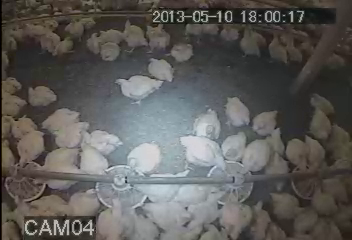
#> input picture galinha.png, 352 x 240 px; the run also reads 1 picture not shown here
$ python galinha.py
#> lines starting #> are read from the running program, lines starting #| are printed output that depends on the picture; after the words box and inside, x2 and y2 are one past the last pixel; in counts of white or black regions, pixels touching at a corner belong together
import cv2
import numpy as np


# Carrega as imagens
imagem_galinha = cv2.imread('galinha.png')
#> imagem_galinha is the input picture: shape (240, 352, 3); mean B, G, R 89.1, 91.7, 93.1
imagem_galinhafade = cv2.imread('galinhafade.png', -1)  # Carrega a imagem com o canal de transparência

# Redimensiona a imagem da máscara para o tamanho da imagem da galinha
imagem_galinhafade = cv2.resize(imagem_galinhafade, (imagem_galinha.shape[1], imagem_galinha.shape[0]))

# Separa o canal de opacidade da imagem da máscara
canal_alpha = imagem_galinhafade[:, :, 3]
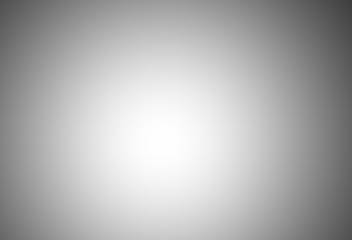
#> canal_alpha: shape (240, 352); min 62, max 255, mean 176.9

# Remove o canal de opacidade da imagem da máscara
imagem_galinhafade = imagem_galinhafade[:, :, 0:3]
#> imagem_galinhafade: shape (240, 352, 3); every value is 21

# Aplica a máscara com opacidade na imagem da galinha
imagem_resultante = cv2.addWeighted(imagem_galinha, 0.5, imagem_galinhafade, 2, 0)
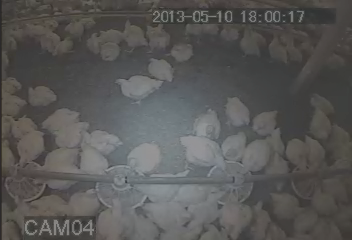
#> imagem_resultante: shape (240, 352, 3); mean B, G, R 86.5, 87.8, 88.6

# Converte a imagem resultante em escala de cinza
imagem_cinza = cv2.cvtColor(imagem_resultante, cv2.COLOR_BGR2GRAY)

# Cria uma máscara radial gaussiana invertida
altura, largura = imagem_cinza.shape
#> altura = 240; largura = 352
y, x = np.ogrid[-altura/2:altura/2, -largura/2:largura/2]
#> y = 240 values from -120 to 119
raio = np.sqrt(x**2 + y**2)
sigma = largura / 3.0  # Ajuste o valor de sigma conforme necessário para controlar o efeito
#> sigma = 117.3
mascara_radial_invertida = 1.33 - np.exp(-raio**2 / (2 * sigma**2))

# Ajusta o escurecimento tornando a máscara mais opaca
fator_escurecimento = 2.5  # Ajuste conforme necessário
mascara_ajustada = mascara_radial_invertida * fator_escurecimento

# Aplica a máscara radial ajustada à imagem em tons de cinza
imagem_ajustada = imagem_cinza * mascara_ajustada
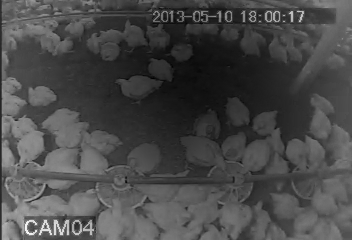
#> imagem_ajustada: shape (240, 352) float64; min 65.58, max 357.5, mean 150; drawn with min black and max white

# Converte a imagem ajustada para o tipo CV_8U
imagem_ajustada = cv2.convertScaleAbs(imagem_ajustada)
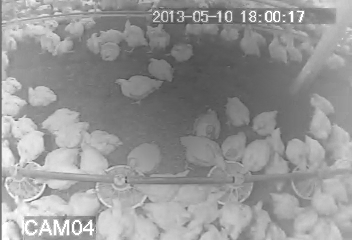
#> imagem_ajustada: shape (240, 352); min 66, max 255, mean 149.8

# Aplica o operador Top-Hat
kernel = np.ones((250, 250), np.uint8)
imagem_tophat = cv2.morphologyEx(imagem_ajustada, cv2.MORPH_TOPHAT, kernel)
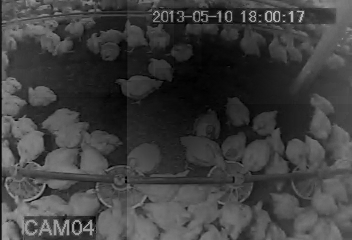
#> imagem_tophat: shape (240, 352); min 0, max 175, mean 63

# Normaliza a imagem para aumentar o contraste
imagem_tophat_normalizada = cv2.normalize(imagem_tophat, None, 0, 255, cv2.NORM_MINMAX)
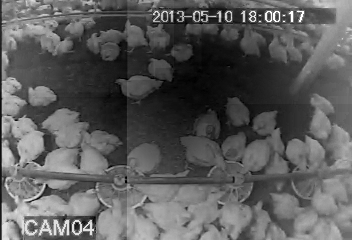
#> imagem_tophat_normalizada: shape (240, 352); min 0, max 255, mean 91.7

# Cria uma lista vazia para rastrear as posições das bolas brancas
posicoes_anteriores = []

# Cria bolas brancas nos locais apropriados
threshold = 200  # Valor de intensidade para considerar um pixel como claro
imagem_preta = np.zeros_like(imagem_tophat_normalizada)
# Função para criar uma bola branca no local de um pixel claro
def criar_bola_branca(imagem_tophat_normalizada, threshold, posicoes_anteriores):
#> called with threshold = 200
    altura, largura = imagem_tophat_normalizada.shape
#> altura = 240; largura = 352
    cor_branca = (255, 255, 255)  # Cor branca
    raio_bola = 10
    threshold = 70
    for y in range(altura):
        for x in range(largura):
            if imagem_tophat_normalizada[y, x] >= threshold:  # Verifica se o pixel é claro o suficiente
                # Verifica se a posição já foi usada
                posicao_atual = (x, y)
                criar = True
                for posicao_anterior in posicoes_anteriores:
                    if np.linalg.norm(np.array(posicao_atual) - np.array(posicao_anterior)) < raio_bola + 25:
                        criar = False
                        break

                if criar:
                    cv2.circle(imagem_preta, (x, y), raio_bola, cor_branca, -1)  # Cria uma bola branca no local
                    posicoes_anteriores.append(posicao_atual)
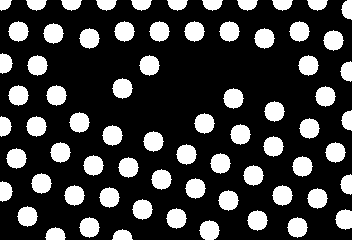
#> imagem_preta: shape (240, 352); 23.4% white; 71 white regions, largest, box (x1, y1, x2, y2) and area: (8, 21, 29, 42) 317, (114, 21, 135, 42) 317, (149, 21, 170, 42) 317


criar_bola_branca(imagem_tophat_normalizada, threshold, posicoes_anteriores)


# Função de callback para a seleção de ROI
def selecionar_roi(event, x, y, flags, param):
    global roi_selected, roi_x, roi_y, roi_width, roi_height
    if event == cv2.EVENT_LBUTTONDOWN:
        roi_selected = True
        roi_x, roi_y = x, y
    elif event == cv2.EVENT_LBUTTONUP:
        roi_selected = False
        roi_width, roi_height = x - roi_x, y - roi_y
        count_bolas_brancas_na_roi(imagem_preta[roi_y:roi_y+roi_height, roi_x:roi_x+roi_width])

# Cria uma janela para exibir a imagem com bolas brancas
cv2.namedWindow('Imagem com Bolas Brancas')

# Inicializa variáveis para a seleção de ROI
roi_selected = False
roi_x, roi_y, roi_width, roi_height = 0, 0, 0, 0

# Configura o callback do mouse
cv2.setMouseCallback('Imagem com Bolas Brancas', selecionar_roi)

# Função para contar bolas brancas na ROI
def count_bolas_brancas_na_roi(roi):
    _, thresholded_roi = cv2.threshold(roi, 1, 255, cv2.THRESH_BINARY)
    contours, _ = cv2.findContours(thresholded_roi, cv2.RETR_EXTERNAL, cv2.CHAIN_APPROX_SIMPLE)
    print(f'Número de bolas brancas na ROI: {len(contours)}')

while True:
    cv2.imshow('Imagem com Bolas Brancas', imagem_tophat_normalizada)

    key = cv2.waitKey(1) & 0xFF
#> (key q is pressed here)

    if key == ord('q'):  # Pressione 'q' para sair do loop
        break

cv2.destroyAllWindows()
